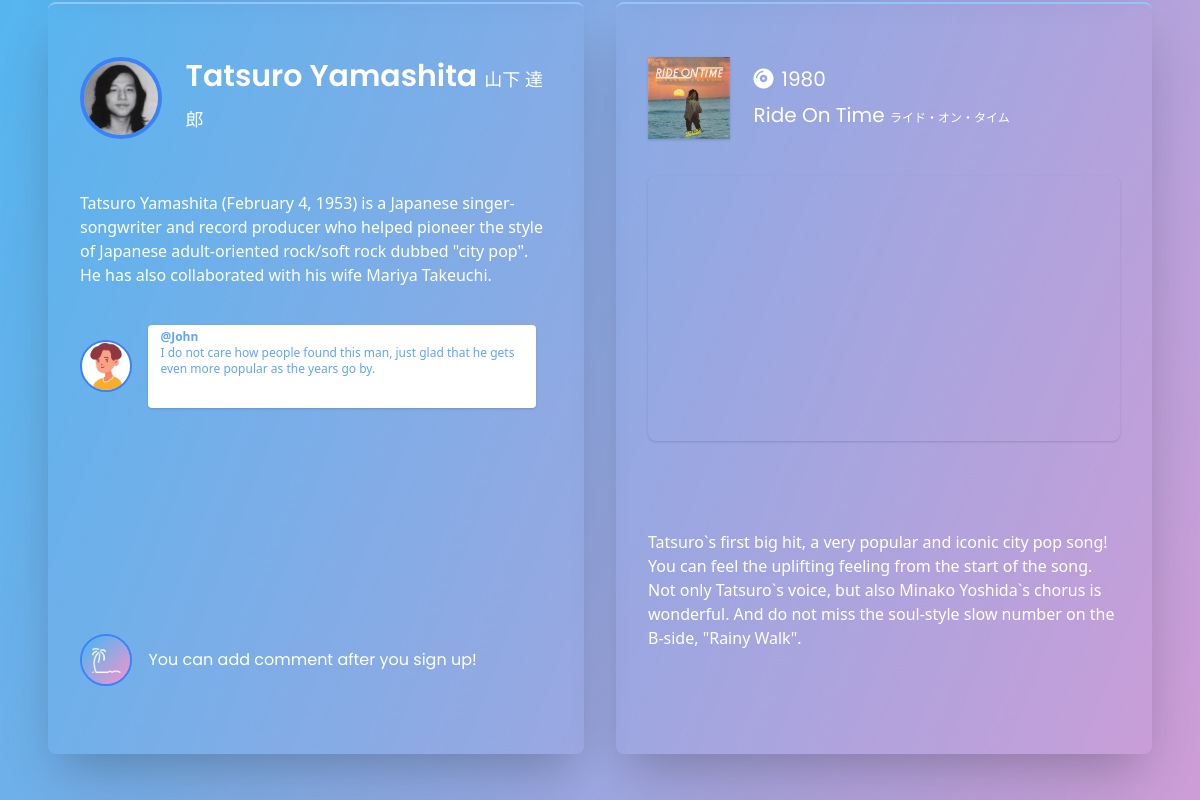
The page /artist (middle part) on the database as committed earlier.
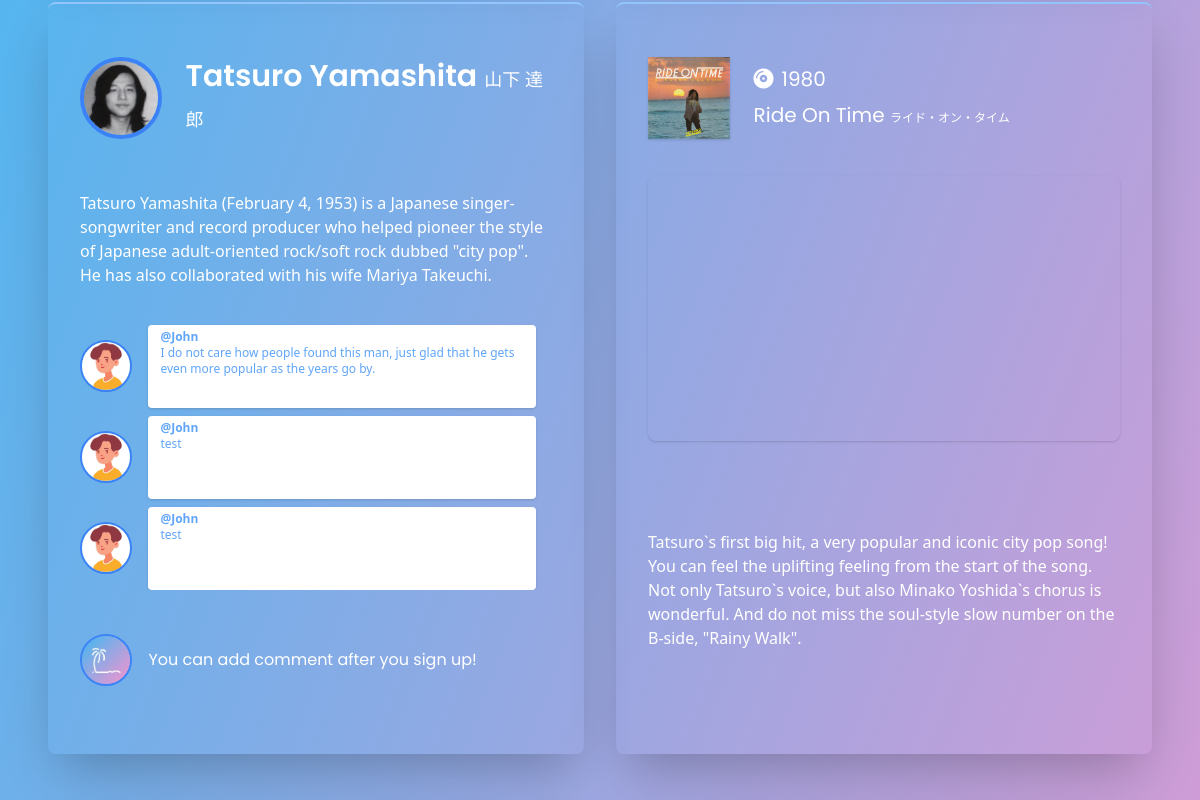
The same page on the database as committed later.
### flaskr/models.py (models this page shows, shortened)
class Artist(db.Model):
    __tablename__ = 'artists'
    id = db.Column(db.Integer, primary_key=True)
    from_album_id = db.Column(
        db.Integer, db.ForeignKey('albums.id'), index=True
    )
    year = db.Column(db.Integer)
    name = db.Column(db.String(128))
    name_j = db.Column(db.String(128))
    title = db.Column(db.String(128))
    title_j = db.Column(db.String(128))
    youtube = db.Column(db.Text)
    song_info = db.Column(db.Text)
    artist_info = db.Column(db.Text)
    song_picture_path = db.Column(db.Text)
    artist_picture_path = db.Column(db.Text)

class User(UserMixin, db.Model):
    __tablename__ = 'users'
    id = db.Column(db.Integer, primary_key=True)
    email = db.Column(db.String(64), unique=True, index=True)
    username = db.Column(db.String(64), index=True)
    password = db.Column(db.String(128))
    picture_path = db.Column(db.Text)
    create_at = db.Column(db.DateTime, default=datetime.now)
    update_at = db.Column(db.DateTime, default=datetime.now)
    @classmethod
    def select_user_by_id(cls, id):
        return cls.query.get(id)

class Comment(db.Model):
    __tablename__ = 'comments'
    id = db.Column(db.Integer, primary_key=True)
    from_user_id = db.Column(
        db.Integer, db.ForeignKey('users.id'), index=True
    )
    to_artist_id = db.Column(
        db.Integer, db.ForeignKey('artists.id'), index=True
    )
    comment = db.Column(db.Text)
    create_at = db.Column(db.DateTime, default=datetime.now)
    update_at = db.Column(db.DateTime, default=datetime.now)

### flaskr/artist/views.py (the view)
@artist_bp.route('', methods=['GET', 'POST'])
def artist():
    artists = Artist.query.all()
    comments = Comment.query.all()
    users = User.query.all()
    user_id = current_user.get_id()
    user = User.select_user_by_id(user_id)
    form = CommentForm(request.form)
    if request.method == 'POST' and form.validate():
        new_comment = Comment(user_id, form.to_artist_id.data, user.username, user.picture_path, form.comment.data)
        with db.session.begin(subtransactions=True):
            new_comment.create_comment()
        db.session.commit()
        flash("Your comment has been added!", "success")
    return render_template('artist/artist.html', artists=artists, comments=comments, users=users, user=user, form=form)

### flaskr/templates/artist/artist.html (shortened to what this page needs)
{% from "/_formhelpers.html" import render_field %}
{% extends "/base.html" %}
{% block content %}
{% for artist in artists %}
<div class="min-h-screen w-screen grid grid-cols-2 flex items-center p-8 md:p-12 xl:p-20 pt-20 md:pt-20 lg:pt-0 gap-8 box" id="{{ artist.name }}">
    <div class="h-screen lg:h-full col-span-2 lg:col-span-1 shadow-2xl rounded-lg box border-t-2 border-blue-300 p-4 sm:p-6">
        <div class="h-1/5 box flex items-center">
            <div class="h-full w-full grid grid-cols-5">
                <div class="h-full col-span-1 flex items-center box lg:p-2">
                    <img src="{{ url_for('static', filename=artist.artist_picture_path) }}" class="w-full rounded-full border-solid border-4 border-blue-500">
                </div>
                <div class="h-full col-span-4 flex items-center box">
                    <div class="pl-1 sm:pl-4 2xl:pl-8 box">
                        <h3 class="text-xl sm:text-3xl md:text-4xl lg:text-3xl xl:text-4xl 2xl:text-5xl font-semibold">
                            {{ artist.name }} <span>{{ artist.name_j }}</span>
                        </h3>
                    </div>
                </div>
            </div>
        </div>
        <div class="h-1/5 flex items-center px-2 box">
            <p class="text-sm sm:text-base 2xl:text-xl">
                {{ artist.artist_info }}
            </p>
        </div>
        <div class="h-2/5 flex items-center py-4 px-2 box overflow-scroll">
            <div class="h-full w-full box">
                <div class="h-1/3 box">
                    {% set isCommented = {'isCommented':False} %}
                    {% for comment in comments %}
                        {% if artist.id == comment.to_artist_id %}
                        <div class="h-full w-full grid grid-cols-9 box mb-2">
                            {% for user in users %}
                            {% if comment.from_user_id == user.id %}
                            <div class="h-full col-span-1 flex items-center p-0 xl:p-1">
                                {% if user.picture_path %}
                                <img src="{{ url_for('static', filename=user.picture_path) }}" class="rounded-full border-solid border-2 xl:border-4 border-blue-500">
                                {% else %}
                                <img src="/static/image/logoa.jpg" class="rounded-full border-solid border-2 xl:border-4 border-blue-500">
                                {% endif %}
                            </div>
                            <div class="h-full col-span-8 flex items-center">
                                <div class="w-full h-full mx-2 sm:mx-4 2xl:mx-8 py-1 2xl:py-3 px-3 2xl:px-6 bg-white rounded shadow text-blue-400">
                                    <p class="text-xs sm:text-sm lg:text-xs xl:text-sm 2xl:text-lg font-semibold">
                                        @{{ user.username}}
                                    </p>
                                    <p class="text-xs sm:text-sm lg:text-xs xl:text-sm 2xl:text-base">{{ comment.comment }}</p>
                                </div>
                            </div>
                            {% endif %}
                            {% endfor %}
                        </div>
                        {% endif %}
                    {% endfor %}
                </div>
            </div>
        </div>
        <div class="h-1/5 flex items-center px-2 box">
            <div class="h-full w-full grid grid-cols-9 box">
                {% if current_user.is_authenticated %}
                <div class="h-full col-span-1 flex items-center p-0 xl:p-1">
                    {% if current_user.picture_path %}
                    <img src="{{ url_for('static', filename=current_user.picture_path) }}" class="rounded-full border-solid border-2 xl:border-4 border-blue-500">
                    {% else %}
                    <img src="/static/image/logoa.jpg" class="rounded-full border-solid border-2 xl:border-4 border-blue-500">
                    {% endif %}
                </div>
                <div class="h-full col-span-8 flex items-center flex items-center">
                    <form method="POST" class="w-full mx-2 sm:mx-4 2xl:mx-8">
                        {{form.csrf_token}}
                        {{ form.to_artist_id(value=artist.id) }}
                        <h4 class="text-base sm:text-lg 2xl:text-xl">
                            {{render_field(form.comment, rows="2", class="w-full text-xl text-gray-400 rounded shadow p-1 px-2 mt-1")}}
                        </h4>
                        <h4 class="text-base sm:text-lg 2xl:text-xl mt-2">
                            {{form.submit(class="bg-blue-400 hover:bg-blue-500 rounded-full outline-none py-2 px-4")}}
                        </h4>
                    </form>
                </div>
                {% else %}
                <div class="h-full col-span-1 flex items-center p-0 xl:p-1">
                    <img src="/static/image/logoa.jpg" class="rounded-full border-solid  border-2 xl:border-4 border-blue-500">
                </div>
                <div class="h-full col-span-8 flex items-center flex items-center">
                    <div class="w-full mx-2 sm:mx-4 2xl:mx-8">
                        <h4>You can add comment after you sign up!</h4>
                    </div>
                </div>
                {% endif %}
            </div>
        </div>
    </div>
    <div class="h-screen lg:h-full col-span-2 lg:col-span-1 shadow-2xl rounded-lg box border-t-2 border-blue-300 p-4 sm:p-6">
        <div class="h-1/5 box flex items-center">
            <div class="h-full w-full grid grid-cols-5">
                <div class="h-full col-span-1 flex items-center lg:p-2 box">
                    <img src="{{ url_for('static', filename=artist.song_picture_path) }}" alt="" class="w-full shadow">
                </div>
                <div class="h-full col-span-4 flex items-center box">
                    <div class="pl-2 sm:pl-4 2xl:pl-8 box">
                        <h4 class="text-lg sm:text-2xl lg:text-xl xl:text-2xl 2xl:text-4xl"><i class="fas fa-compact-disc mr-2"></i>{{ artist.year }}</h4>
                        <h4 class="text-base sm:text-2xl lg:text-xl xl:text-2xl 2xl:text-4xl pt-2">{{ artist.title }} <span>{{ artist.title_j }}</span></h4>
                    </div>
                </div>
            </div>
        </div>
        <div class="h-2/5 sm:h-3/5 lg:h-2/5 xl:h-3/5 flex items-center lg:p-2 2xl:pt-8 box">
            <iframe class="w-full h-full shadow rounded-lg  transform duration-700 ease-linear hover:scale-105" src="{{ artist.youtube }}" frameborder="0" allow="accelerometer; autoplay; encrypted-media; gyroscope; picture-in-picture" allowfullscreen></iframe>
        </div>
        <div class="h-2/5 sm:h-1/5 lg:h-2/5 xl:h-1/5 flex items-center px-2 box">
            <p class="text-base 2xl:text-xl">
                {{ artist.song_info }}
            </p>
        </div>
    </div>
</div>
{% endfor %}
{% endblock %}

### flaskr/templates/base.html (shortened to what this page needs)
<!DOCTYPE html>
<html lang="en">
<head>
    <link rel="stylesheet" href="/static/css/base.css">
    <link href="https://unpkg.com/tailwindcss@^2/dist/tailwind.min.css" rel="stylesheet">
</head>
<body class="text-white bg-purple-300">
    {% block content %}
    {% endblock %}
</body>
</html>

### flaskr/static/css/base.css (style rules this page uses)
body { background: linear-gradient(to bottom right, #3dbaf4 0%, #ff93cd 100%); }
body:after { position: fixed; top: 0; left: 0; width: 100%; height: 100%; content: ""; background: linear-gradient(to bottom right, #3dbaf4 0%, #ff93cd 100%); z-index: -1; }
h2, h3, h4 { font-family: 'Poppins', sans-serif; }
span { font-size: 60%; font-weight: normal; }

Rows that differ between the two databases and show on the page:
added Comment: comment "test", User (picture_path (picture), username "John")
added Comment: comment "test", User (picture_path (picture), username "John")
